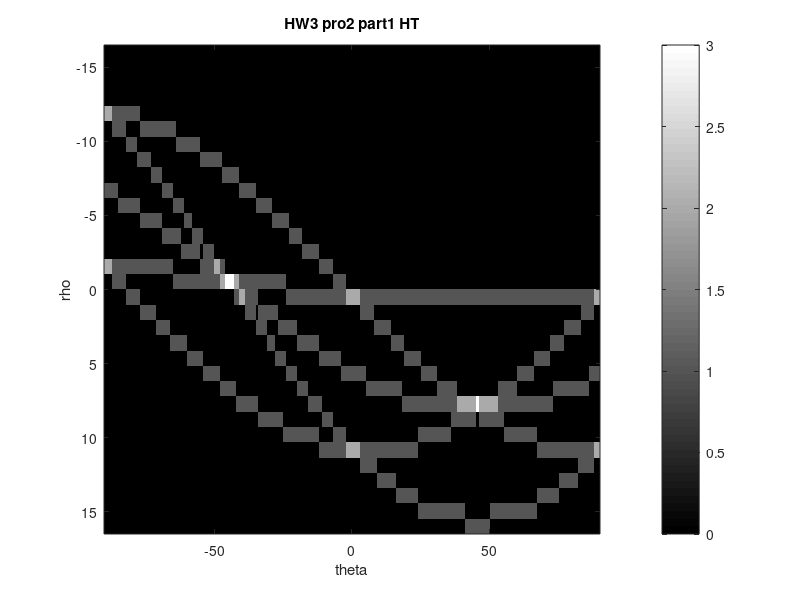

Write the MATLAB code that produced this figure.
%pro2_(ii)_Hough transform


% "tryimage" is the 11*11 image with five non-zero values
tryimage = zeros(11);
tryimage(1,1)=1;
tryimage(11,11)=1;
tryimage(1,11)=1;
tryimage(11,1)=1;
tryimage(6,6)=1;
% imagesc(tryimage);
% hold on 
% colormap gray; 
%these three lines above  will show original 11*11 image


[W,H]=size(tryimage);
[yEdge,xEdge]=find(tryimage);

A = zeros(round(2*sqrt(H^2+W^2))+1,180);


for i=1:numel(xEdge)
     theta=-90:89;
    rho = cos(theta*pi/180)*xEdge(i)+sin(theta*pi/180)*yEdge(i);
    

for j=1:180
    a=round(sqrt(H^2+W^2));
    A(round(rho(j))+a,j)=A(round(rho(j))+a,j)+1;
    
    
    x = linspace(-90,90,9);
    y = linspace(-a,a,5);
    imagesc(x,y,A)
    colormap gray;hold on
   
end
[maxRho,maxtheta] = find(A>2);
 

end
title('HW3 pro2 part1 HT');
colorbar
xlabel('theta');
ylabel('rho');

